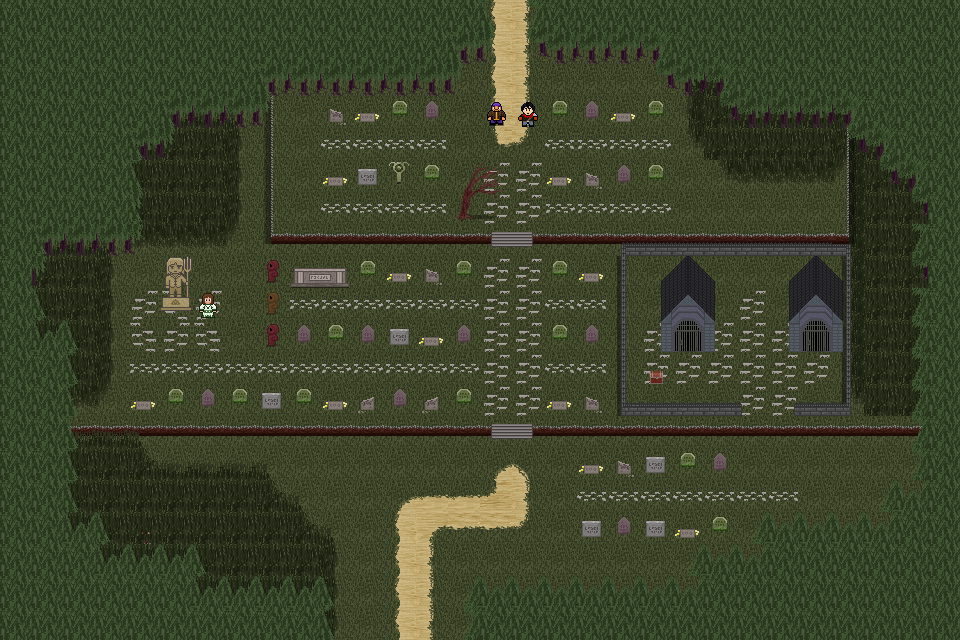

This is a level from a 2D game, rendered from its Tiled map with the project's own tilesets. A one-line summary and the map file follow, with tile-layer data summarised:
An orthogonal 30x20 tile map with 32x32 px tiles, 5 tile layers (Ground Layer, Ground Layer 2, Player Layer, Wall Layer, ...), 7 tilesets and 5 objects.

<map version="1.0" orientation="orthogonal" renderorder="right-down" width="30" height="20" tilewidth="32" tileheight="32" nextobjectid="1">
 <tileset firstgid="1" name="Crimsonwood" tilewidth="32" tileheight="32">
  <image source="../Tilesets/Crimsonwood.png" width="480" height="800" />
  <tile id="78">
   <objectgroup draworder="index">
    <object id="0" x="0" y="13" width="22" height="14" />
    <object id="0" x="40" y="-2" height="19" />
    <object id="0" x="6" y="-2" width="23" height="54" />
    <object id="0" x="-42" y="-28" width="125" height="88" />
    <object id="0" x="80" y="46" height="68" />
   </objectgroup>
  </tile>
 </tileset>
 <tileset firstgid="376" name="Bullithrumble" tilewidth="32" tileheight="32">
  <image source="../Sprites/Bullithrumble.png" width="96" height="128" />
  <tile id="1">
   <animation>
    <frame tileid="1" duration="400" />
    <frame tileid="2" duration="400" />
    <frame tileid="1" duration="400" />
    <frame tileid="0" duration="400" />
   </animation>
  </tile>
 </tileset>
 <tileset firstgid="388" name="Junia" tilewidth="32" tileheight="32">
  <image source="../Sprites/Junia.png" width="96" height="128" />
  <tile id="1">
   <animation>
    <frame tileid="1" duration="400" />
    <frame tileid="2" duration="400" />
    <frame tileid="1" duration="400" />
    <frame tileid="0" duration="400" />
   </animation>
  </tile>
 </tileset>
 <tileset firstgid="400" name="Leon2" tilewidth="32" tileheight="32">
  <image source="../Sprites/Leon2.png" width="96" height="128" />
  <tile id="1">
   <animation>
    <frame tileid="1" duration="400" />
    <frame tileid="2" duration="400" />
    <frame tileid="1" duration="400" />
    <frame tileid="0" duration="400" />
   </animation>
  </tile>
 </tileset>
 <tileset firstgid="412" name="tyet" tilewidth="32" tileheight="32">
  <image source="../Sprites/tyet.png" width="192" height="256" />
  <tile id="1">
   <animation>
    <frame tileid="1" duration="400" />
    <frame tileid="2" duration="400" />
    <frame tileid="1" duration="400" />
    <frame tileid="0" duration="400" />
   </animation>
  </tile>
  <tile id="4">
   <animation>
    <frame tileid="4" duration="400" />
    <frame tileid="5" duration="400" />
    <frame tileid="4" duration="400" />
    <frame tileid="3" duration="400" />
   </animation>
  </tile>
  <tile id="7">
   <animation>
    <frame tileid="7" duration="400" />
    <frame tileid="8" duration="400" />
    <frame tileid="7" duration="400" />
    <frame tileid="6" duration="400" />
   </animation>
  </tile>
  <tile id="10">
   <animation>
    <frame tileid="10" duration="400" />
    <frame tileid="11" duration="400" />
    <frame tileid="10" duration="400" />
    <frame tileid="9" duration="400" />
   </animation>
  </tile>
  <tile id="13">
   <animation>
    <frame tileid="13" duration="400" />
    <frame tileid="14" duration="400" />
    <frame tileid="13" duration="400" />
    <frame tileid="12" duration="400" />
   </animation>
  </tile>
  <tile id="16">
   <animation>
    <frame tileid="16" duration="400" />
    <frame tileid="17" duration="400" />
    <frame tileid="16" duration="400" />
    <frame tileid="15" duration="400" />
   </animation>
  </tile>
 </tileset>
 <tileset firstgid="460" name="chest2" tilewidth="32" tileheight="32">
  <image source="../Sprites/chest2.png" width="96" height="128" />
  <tile id="3">
   <animation>
    <frame tileid="3" duration="600" />
    <frame tileid="4" duration="200" />
    <frame tileid="5" duration="600" />
   </animation>
  </tile>
 </tileset>
 <tileset firstgid="472" name="Slime" tilewidth="32" tileheight="32">
  <image source="../Sprites/Slime.png" width="96" height="128" />
  <tile id="1">
   <animation>
    <frame tileid="1" duration="200" />
    <frame tileid="2" duration="200" />
    <frame tileid="1" duration="200" />
    <frame tileid="0" duration="200" />
   </animation>
  </tile>
 </tileset>
 <layer name="Ground Layer" width="30" height="20">
  <data>[600 cells, 600 non-empty, 3 distinct tile ids]</data>
 </layer>
 <layer name="Ground Layer 2" width="30" height="20">
  <data>[600 cells, 253 non-empty, 32 distinct tile ids]</data>
 </layer>
 <layer name="Player Layer" width="30" height="20">
  <data>[600 cells, 43 non-empty, 24 distinct tile ids]</data>
 </layer>
 <layer name="Wall Layer" width="30" height="20">
  <data>[600 cells, 286 non-empty, 24 distinct tile ids]</data>
 </layer>
 <layer name="Wall Decoration" width="30" height="20">
  <data>[600 cells, 25 non-empty, 9 distinct tile ids]</data>
 </layer>
</map>
